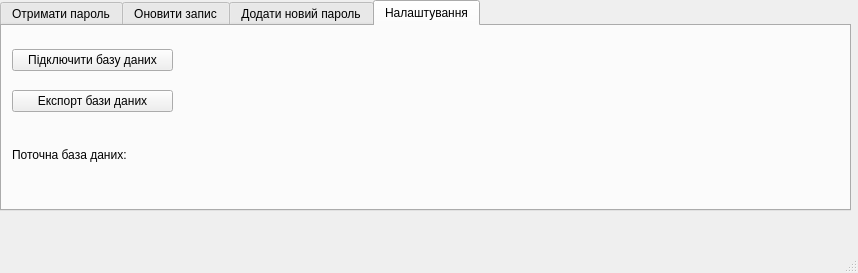
<?xml version="1.0" encoding="UTF-8"?>
<ui version="4.0">
 <class>MainWindow</class>
 <widget class="QMainWindow" name="MainWindow">
  <property name="geometry">
   <rect>
    <x>0</x>
    <y>0</y>
    <width>858</width>
    <height>273</height>
   </rect>
  </property>
  <property name="sizePolicy">
   <sizepolicy hsizetype="Fixed" vsizetype="Minimum">
    <horstretch>0</horstretch>
    <verstretch>0</verstretch>
   </sizepolicy>
  </property>
  <property name="minimumSize">
   <size>
    <width>524</width>
    <height>262</height>
   </size>
  </property>
  <property name="maximumSize">
   <size>
    <width>1000</width>
    <height>1000</height>
   </size>
  </property>
  <property name="windowTitle">
   <string>Password saver v1.0</string>
  </property>
  <property name="windowIcon">
   <iconset>
    <normalon>../build-MyPasswordSaver-Desktop_Qt_5_12_3_MinGW_64_bit-Release/release/image/icon.ico</normalon>
   </iconset>
  </property>
  <widget class="QWidget" name="centralwidget">
   <widget class="QTabWidget" name="tabWidget">
    <property name="geometry">
     <rect>
      <x>0</x>
      <y>0</y>
      <width>851</width>
      <height>211</height>
     </rect>
    </property>
    <property name="sizePolicy">
     <sizepolicy hsizetype="Fixed" vsizetype="Fixed">
      <horstretch>0</horstretch>
      <verstretch>0</verstretch>
     </sizepolicy>
    </property>
    <property name="focusPolicy">
     <enum>Qt::TabFocus</enum>
    </property>
    <property name="currentIndex">
     <number>3</number>
    </property>
    <widget class="QWidget" name="tab">
     <attribute name="title">
      <string>Отримати пароль</string>
     </attribute>
     <widget class="QWidget" name="layoutWidget">
      <property name="geometry">
       <rect>
        <x>0</x>
        <y>10</y>
        <width>181</width>
        <height>59</height>
       </rect>
      </property>
      <layout class="QVBoxLayout" name="verticalLayout_3">
       <item>
        <widget class="QComboBox" name="comboBox"/>
       </item>
       <item>
        <widget class="QPushButton" name="pushButton_2">
         <property name="text">
          <string>Отримати логін/пароль</string>
         </property>
        </widget>
       </item>
      </layout>
     </widget>
     <widget class="QWidget" name="layoutWidget">
      <property name="geometry">
       <rect>
        <x>190</x>
        <y>10</y>
        <width>201</width>
        <height>53</height>
       </rect>
      </property>
      <layout class="QVBoxLayout" name="verticalLayout_2">
       <item>
        <widget class="QLineEdit" name="GetLoginLineEdit"/>
       </item>
       <item>
        <widget class="QLineEdit" name="GetPasswordLineEdit"/>
       </item>
      </layout>
     </widget>
     <widget class="QWidget" name="layoutWidget">
      <property name="geometry">
       <rect>
        <x>0</x>
        <y>80</y>
        <width>155</width>
        <height>18</height>
       </rect>
      </property>
      <layout class="QHBoxLayout" name="horizontalLayout">
       <item>
        <widget class="QLabel" name="label">
         <property name="text">
          <string>Всього в базі</string>
         </property>
        </widget>
       </item>
       <item>
        <widget class="QLabel" name="label_2">
         <property name="text">
          <string>записів:</string>
         </property>
        </widget>
       </item>
       <item>
        <widget class="QLabel" name="TotalNotesLabel">
         <property name="text">
          <string>1</string>
         </property>
        </widget>
       </item>
      </layout>
     </widget>
    </widget>
    <widget class="QWidget" name="tab_4">
     <attribute name="title">
      <string>Оновити запис</string>
     </attribute>
     <widget class="QComboBox" name="comboBox_2">
      <property name="geometry">
       <rect>
        <x>300</x>
        <y>20</y>
        <width>211</width>
        <height>22</height>
       </rect>
      </property>
     </widget>
     <widget class="QWidget" name="layoutWidget">
      <property name="geometry">
       <rect>
        <x>10</x>
        <y>13</y>
        <width>271</width>
        <height>117</height>
       </rect>
      </property>
      <layout class="QVBoxLayout" name="verticalLayout_4">
       <item>
        <widget class="QLineEdit" name="EditLoginLineEdit">
         <property name="placeholderText">
          <string>Введіть ваш  новий логін для цього сайту</string>
         </property>
        </widget>
       </item>
       <item>
        <widget class="QLineEdit" name="EditPasswordLineEdit">
         <property name="placeholderText">
          <string>Введіть ваш новий пароль для цього сайту</string>
         </property>
        </widget>
       </item>
       <item>
        <widget class="QPushButton" name="UpdatePushButton">
         <property name="enabled">
          <bool>false</bool>
         </property>
         <property name="text">
          <string>Оновити</string>
         </property>
        </widget>
       </item>
      </layout>
     </widget>
    </widget>
    <widget class="QWidget" name="tab_2">
     <attribute name="title">
      <string>Додати новий пароль</string>
     </attribute>
     <widget class="QWidget" name="layoutWidget">
      <property name="geometry">
       <rect>
        <x>10</x>
        <y>20</y>
        <width>261</width>
        <height>117</height>
       </rect>
      </property>
      <layout class="QVBoxLayout" name="verticalLayout">
       <item>
        <widget class="QLineEdit" name="newSiteLineEdit">
         <property name="toolTip">
          <string/>
         </property>
         <property name="text">
          <string/>
         </property>
         <property name="placeholderText">
          <string>Веедіть назву сайту</string>
         </property>
        </widget>
       </item>
       <item>
        <widget class="QLineEdit" name="newLoginLineEdit">
         <property name="placeholderText">
          <string>Введіть ваш логін для цього сайту</string>
         </property>
        </widget>
       </item>
       <item>
        <widget class="QLineEdit" name="newPasswordLineEdit">
         <property name="placeholderText">
          <string>Введіть ваш пароль для цього сайту</string>
         </property>
        </widget>
       </item>
       <item>
        <widget class="QPushButton" name="pushButton">
         <property name="enabled">
          <bool>false</bool>
         </property>
         <property name="text">
          <string>Зберегти</string>
         </property>
        </widget>
       </item>
      </layout>
     </widget>
    </widget>
    <widget class="QWidget" name="tab_3">
     <attribute name="title">
      <string>Налаштування</string>
     </attribute>
     <widget class="QWidget" name="layoutWidget">
      <property name="geometry">
       <rect>
        <x>10</x>
        <y>10</y>
        <width>161</width>
        <height>91</height>
       </rect>
      </property>
      <layout class="QVBoxLayout" name="verticalLayout_5">
       <item>
        <widget class="QPushButton" name="importButton">
         <property name="text">
          <string>Підключити базу даних</string>
         </property>
        </widget>
       </item>
       <item>
        <widget class="QPushButton" name="exportButton">
         <property name="text">
          <string>Експорт бази даних</string>
         </property>
        </widget>
       </item>
      </layout>
     </widget>
     <widget class="QWidget" name="">
      <property name="geometry">
       <rect>
        <x>10</x>
        <y>120</y>
        <width>831</width>
        <height>41</height>
       </rect>
      </property>
      <layout class="QVBoxLayout" name="verticalLayout_6">
       <item>
        <widget class="QLabel" name="label_3">
         <property name="text">
          <string>Поточна база даних:</string>
         </property>
        </widget>
       </item>
       <item>
        <widget class="QLabel" name="DataBaseLocationLabel">
         <property name="font">
          <font>
           <pointsize>6</pointsize>
          </font>
         </property>
         <property name="text">
          <string/>
         </property>
        </widget>
       </item>
      </layout>
     </widget>
    </widget>
   </widget>
  </widget>
  <widget class="QStatusBar" name="statusbar"/>
  <widget class="QMenuBar" name="menubar">
   <property name="geometry">
    <rect>
     <x>0</x>
     <y>0</y>
     <width>858</width>
     <height>26</height>
    </rect>
   </property>
  </widget>
 </widget>
 <resources/>
 <connections/>
</ui>
